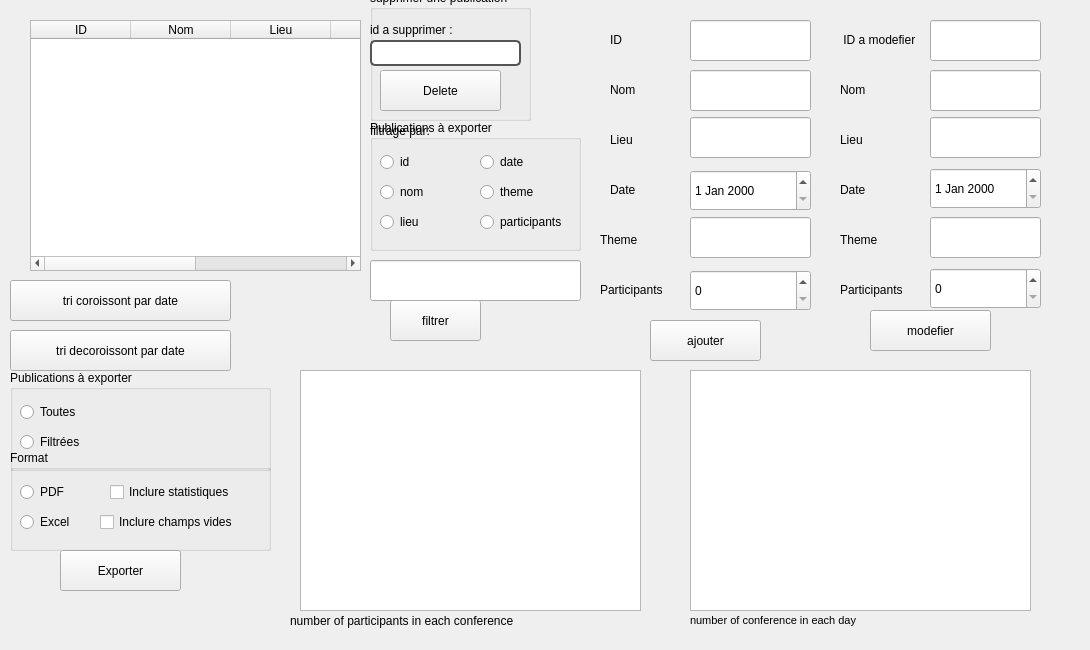
    <widget class="QWidget" name="tab_5">
     <attribute name="title">
      <string>Liste des Conférences</string>
     </attribute>
     <widget class="QGroupBox" name="groupBox_8">
      <property name="geometry">
       <rect>
        <x>370</x>
        <y>-10</y>
        <width>161</width>
        <height>131</height>
       </rect>
      </property>
      <property name="title">
       <string>supprimer une publication</string>
      </property>
      <widget class="QLineEdit" name="lineEdit_8">
       <property name="geometry">
        <rect>
         <x>0</x>
         <y>50</y>
         <width>151</width>
         <height>26</height>
        </rect>
       </property>
       <property name="styleSheet">
        <string notr="true">QLineEdit {
    color: black;
    background-color: white;
    border: 2px solid #555;
    border-radius: 5px;
    padding: 5px;
    font-size: 14px;
}

</string>
       </property>
       <property name="text">
        <string/>
       </property>
       <property name="dragEnabled">
        <bool>false</bool>
       </property>
      </widget>
      <widget class="QPushButton" name="pushButton_8">
       <property name="geometry">
        <rect>
         <x>10</x>
         <y>80</y>
         <width>121</width>
         <height>41</height>
        </rect>
       </property>
       <property name="text">
        <string>Delete</string>
       </property>
      </widget>
      <widget class="QLabel" name="label_21">
       <property name="geometry">
        <rect>
         <x>0</x>
         <y>30</y>
         <width>291</width>
         <height>20</height>
        </rect>
       </property>
       <property name="text">
        <string>id a supprimer :</string>
       </property>
      </widget>
     </widget>
     <widget class="QTableWidget" name="tableWidget_7">
      <property name="geometry">
       <rect>
        <x>30</x>
        <y>20</y>
        <width>331</width>
        <height>251</height>
       </rect>
      </property>
      <property name="rowCount">
       <number>0</number>
      </property>
      <property name="columnCount">
       <number>6</number>
      </property>
      <column>
       <property name="text">
        <string>ID</string>
       </property>
      </column>
      <column>
       <property name="text">
        <string>Nom</string>
       </property>
      </column>
      <column>
       <property name="text">
        <string>Lieu</string>
       </property>
      </column>
      <column>
       <property name="text">
        <string>Date</string>
       </property>
      </column>
      <column>
       <property name="text">
        <string>Theme</string>
       </property>
      </column>
      <column>
       <property name="text">
        <string>Participants</string>
       </property>
      </column>
     </widget>
     <widget class="QPushButton" name="pushButton_17">
      <property name="geometry">
       <rect>
        <x>10</x>
        <y>330</y>
        <width>221</width>
        <height>41</height>
       </rect>
      </property>
      <property name="whatsThis">
       <string>&lt;html&gt;&lt;head/&gt;&lt;body&gt;&lt;p&gt;&lt;span style=&quot; font-size:6pt; font-weight:400;&quot;&gt;kkk&lt;/span&gt;&lt;/p&gt;&lt;/body&gt;&lt;/html&gt;</string>
      </property>
      <property name="text">
       <string>tri decoroissont par date</string>
      </property>
     </widget>
     <widget class="QPushButton" name="pushButton_18">
      <property name="geometry">
       <rect>
        <x>10</x>
        <y>280</y>
        <width>221</width>
        <height>41</height>
       </rect>
      </property>
      <property name="text">
       <string>tri coroissont par date</string>
      </property>
     </widget>
     <widget class="QGroupBox" name="groupBox_5">
      <property name="geometry">
       <rect>
        <x>10</x>
        <y>370</y>
        <width>261</width>
        <height>101</height>
       </rect>
      </property>
      <property name="title">
       <string>Publications à exporter</string>
      </property>
      <widget class="QRadioButton" name="radioButton_9">
       <property name="geometry">
        <rect>
         <x>10</x>
         <y>30</y>
         <width>110</width>
         <height>24</height>
        </rect>
       </property>
       <property name="text">
        <string>Toutes</string>
       </property>
      </widget>
      <widget class="QRadioButton" name="radioButton_10">
       <property name="geometry">
        <rect>
         <x>10</x>
         <y>60</y>
         <width>110</width>
         <height>24</height>
        </rect>
       </property>
       <property name="text">
        <string>Filtrées</string>
       </property>
      </widget>
     </widget>
     <widget class="QGroupBox" name="groupBox_12">
      <property name="geometry">
       <rect>
        <x>10</x>
        <y>450</y>
        <width>261</width>
        <height>101</height>
       </rect>
      </property>
      <property name="title">
       <string>Format</string>
      </property>
      <widget class="QRadioButton" name="radioButton_11">
       <property name="geometry">
        <rect>
         <x>10</x>
         <y>30</y>
         <width>110</width>
         <height>24</height>
        </rect>
       </property>
       <property name="text">
        <string>PDF</string>
       </property>
      </widget>
      <widget class="QRadioButton" name="radioButton_12">
       <property name="geometry">
        <rect>
         <x>10</x>
         <y>60</y>
         <width>110</width>
         <height>24</height>
        </rect>
       </property>
       <property name="text">
        <string>Excel</string>
       </property>
      </widget>
      <widget class="QCheckBox" name="checkBox_5">
       <property name="geometry">
        <rect>
         <x>100</x>
         <y>30</y>
         <width>151</width>
         <height>24</height>
        </rect>
       </property>
       <property name="text">
        <string>Inclure statistiques</string>
       </property>
      </widget>
      <widget class="QCheckBox" name="checkBox_6">
       <property name="geometry">
        <rect>
         <x>90</x>
         <y>60</y>
         <width>171</width>
         <height>24</height>
        </rect>
       </property>
       <property name="text">
        <string>Inclure champs vides</string>
       </property>
      </widget>
     </widget>
     <widget class="QPushButton" name="pushButton_5">
      <property name="geometry">
       <rect>
        <x>60</x>
        <y>550</y>
        <width>121</width>
        <height>41</height>
       </rect>
      </property>
      <property name="text">
       <string>Exporter</string>
      </property>
     </widget>
     <widget class="QGroupBox" name="groupBox_7">
      <property name="geometry">
       <rect>
        <x>370</x>
        <y>120</y>
        <width>211</width>
        <height>131</height>
       </rect>
      </property>
      <property name="title">
       <string>Publications à exporter</string>
      </property>
      <widget class="QRadioButton" name="radioButton_16">
       <property name="geometry">
        <rect>
         <x>10</x>
         <y>30</y>
         <width>110</width>
         <height>24</height>
        </rect>
       </property>
       <property name="text">
        <string>id</string>
       </property>
      </widget>
      <widget class="QRadioButton" name="radioButton_17">
       <property name="geometry">
        <rect>
         <x>10</x>
         <y>60</y>
         <width>110</width>
         <height>24</height>
        </rect>
       </property>
       <property name="text">
        <string>nom</string>
       </property>
      </widget>
      <widget class="QRadioButton" name="radioButton_18">
       <property name="geometry">
        <rect>
         <x>10</x>
         <y>90</y>
         <width>110</width>
         <height>24</height>
        </rect>
       </property>
       <property name="text">
        <string>lieu</string>
       </property>
      </widget>
      <widget class="QLabel" name="label_6">
       <property name="geometry">
        <rect>
         <x>0</x>
         <y>-10</y>
         <width>241</width>
         <height>41</height>
        </rect>
       </property>
       <property name="text">
        <string>filtrage par:</string>
       </property>
      </widget>
      <widget class="QRadioButton" name="radioButton_19">
       <property name="geometry">
        <rect>
         <x>110</x>
         <y>30</y>
         <width>110</width>
         <height>24</height>
        </rect>
       </property>
       <property name="text">
        <string>date</string>
       </property>
      </widget>
      <widget class="QRadioButton" name="radioButton_20">
       <property name="geometry">
        <rect>
         <x>110</x>
         <y>60</y>
         <width>110</width>
         <height>24</height>
        </rect>
       </property>
       <property name="text">
        <string>theme</string>
       </property>
      </widget>
      <widget class="QRadioButton" name="radioButton_21">
       <property name="geometry">
        <rect>
         <x>110</x>
         <y>90</y>
         <width>110</width>
         <height>24</height>
        </rect>
       </property>
       <property name="text">
        <string>participants</string>
       </property>
      </widget>
     </widget>
     <widget class="QLineEdit" name="lineEdit_2">
      <property name="geometry">
       <rect>
        <x>370</x>
        <y>260</y>
        <width>211</width>
        <height>41</height>
       </rect>
      </property>
     </widget>
     <widget class="QPushButton" name="pushButton_21">
      <property name="geometry">
       <rect>
        <x>390</x>
        <y>300</y>
        <width>91</width>
        <height>41</height>
       </rect>
      </property>
      <property name="text">
       <string>filtrer</string>
      </property>
     </widget>
     <widget class="QLabel" name="label_44">
      <property name="geometry">
       <rect>
        <x>610</x>
        <y>180</y>
        <width>63</width>
        <height>20</height>
       </rect>
      </property>
      <property name="text">
       <string>Date</string>
      </property>
     </widget>
     <widget class="QLineEdit" name="lineEdit_24">
      <property name="geometry">
       <rect>
        <x>690</x>
        <y>117</y>
        <width>121</width>
        <height>41</height>
       </rect>
      </property>
     </widget>
     <widget class="QLabel" name="label_45">
      <property name="geometry">
       <rect>
        <x>610</x>
        <y>80</y>
        <width>63</width>
        <height>20</height>
       </rect>
      </property>
      <property name="text">
       <string>Nom</string>
      </property>
     </widget>
     <widget class="QLabel" name="label_46">
      <property name="geometry">
       <rect>
        <x>610</x>
        <y>30</y>
        <width>63</width>
        <height>20</height>
       </rect>
      </property>
      <property name="styleSheet">
       <string notr="true"/>
      </property>
      <property name="text">
       <string>ID</string>
      </property>
     </widget>
     <widget class="QSpinBox" name="spinBox_3">
      <property name="geometry">
       <rect>
        <x>690</x>
        <y>270</y>
        <width>121</width>
        <height>41</height>
       </rect>
      </property>
     </widget>
     <widget class="QLabel" name="label_47">
      <property name="geometry">
       <rect>
        <x>600</x>
        <y>230</y>
        <width>63</width>
        <height>20</height>
       </rect>
      </property>
      <property name="text">
       <string>Theme</string>
      </property>
     </widget>
     <widget class="QLabel" name="label_48">
      <property name="geometry">
       <rect>
        <x>610</x>
        <y>130</y>
        <width>63</width>
        <height>20</height>
       </rect>
      </property>
      <property name="text">
       <string>Lieu</string>
      </property>
     </widget>
     <widget class="QLabel" name="label_49">
      <property name="geometry">
       <rect>
        <x>600</x>
        <y>280</y>
        <width>63</width>
        <height>20</height>
       </rect>
      </property>
      <property name="text">
       <string>Participants</string>
      </property>
     </widget>
     <widget class="QLineEdit" name="lineEdit_25">
      <property name="geometry">
       <rect>
        <x>690</x>
        <y>217</y>
        <width>121</width>
        <height>41</height>
       </rect>
      </property>
     </widget>
     <widget class="QLineEdit" name="lineEdit_26">
      <property name="geometry">
       <rect>
        <x>690</x>
        <y>20</y>
        <width>121</width>
        <height>41</height>
       </rect>
      </property>
      <property name="text">
       <string/>
      </property>
     </widget>
     <widget class="QDateEdit" name="dateEdit_6">
      <property name="geometry">
       <rect>
        <x>690</x>
        <y>170</y>
        <width>121</width>
        <height>41</height>
       </rect>
      </property>
     </widget>
     <widget class="QLineEdit" name="lineEdit_27">
      <property name="geometry">
       <rect>
        <x>690</x>
        <y>70</y>
        <width>121</width>
        <height>41</height>
       </rect>
      </property>
     </widget>
     <widget class="QPushButton" name="pushButton_26">
      <property name="geometry">
       <rect>
        <x>650</x>
        <y>320</y>
        <width>111</width>
        <height>41</height>
       </rect>
      </property>
      <property name="text">
       <string>ajouter</string>
      </property>
     </widget>
     <widget class="QLabel" name="label_17">
      <property name="geometry">
       <rect>
        <x>840</x>
        <y>180</y>
        <width>63</width>
        <height>20</height>
       </rect>
      </property>
      <property name="text">
       <string>Date</string>
      </property>
     </widget>
     <widget class="QLabel" name="label_23">
      <property name="geometry">
       <rect>
        <x>840</x>
        <y>80</y>
        <width>63</width>
        <height>20</height>
       </rect>
      </property>
      <property name="text">
       <string>Nom</string>
      </property>
     </widget>
     <widget class="QLineEdit" name="lineEdit_28">
      <property name="geometry">
       <rect>
        <x>930</x>
        <y>70</y>
        <width>111</width>
        <height>41</height>
       </rect>
      </property>
     </widget>
     <widget class="QLineEdit" name="lineEdit_29">
      <property name="geometry">
       <rect>
        <x>930</x>
        <y>117</y>
        <width>111</width>
        <height>41</height>
       </rect>
      </property>
     </widget>
     <widget class="QLineEdit" name="lineEdit_30">
      <property name="geometry">
       <rect>
        <x>930</x>
        <y>217</y>
        <width>111</width>
        <height>41</height>
       </rect>
      </property>
     </widget>
     <widget class="QLineEdit" name="lineEdit_31">
      <property name="geometry">
       <rect>
        <x>930</x>
        <y>20</y>
        <width>111</width>
        <height>41</height>
       </rect>
      </property>
     </widget>
     <widget class="QDateEdit" name="dateEdit_4">
      <property name="geometry">
       <rect>
        <x>930</x>
        <y>168</y>
        <width>111</width>
        <height>41</height>
       </rect>
      </property>
     </widget>
     <widget class="QLabel" name="label_26">
      <property name="geometry">
       <rect>
        <x>840</x>
        <y>230</y>
        <width>63</width>
        <height>20</height>
       </rect>
      </property>
      <property name="text">
       <string>Theme</string>
      </property>
     </widget>
     <widget class="QLabel" name="label_27">
      <property name="geometry">
       <rect>
        <x>840</x>
        <y>30</y>
        <width>91</width>
        <height>20</height>
       </rect>
      </property>
      <property name="text">
       <string> ID a modefier</string>
      </property>
     </widget>
     <widget class="QLabel" name="label_28">
      <property name="geometry">
       <rect>
        <x>840</x>
        <y>280</y>
        <width>63</width>
        <height>20</height>
       </rect>
      </property>
      <property name="text">
       <string>Participants</string>
      </property>
     </widget>
     <widget class="QLabel" name="label_29">
      <property name="geometry">
       <rect>
        <x>840</x>
        <y>130</y>
        <width>63</width>
        <height>20</height>
       </rect>
      </property>
      <property name="text">
       <string>Lieu</string>
      </property>
     </widget>
     <widget class="QSpinBox" name="spinBox_4">
      <property name="geometry">
       <rect>
        <x>930</x>
        <y>268</y>
        <width>111</width>
        <height>41</height>
       </rect>
      </property>
     </widget>
     <widget class="QPushButton" name="pushButton_27">
      <property name="geometry">
       <rect>
        <x>870</x>
        <y>310</y>
        <width>121</width>
        <height>41</height>
       </rect>
      </property>
      <property name="text">
       <string>modefier</string>
      </property>
     </widget>
     <widget class="QGraphicsView" name="graphicsView1">
      <property name="geometry">
       <rect>
        <x>300</x>
        <y>370</y>
        <width>341</width>
        <height>241</height>
       </rect>
      </property>
     </widget>
     <widget class="QGraphicsView" name="graphicsView1_2">
      <property name="geometry">
       <rect>
        <x>690</x>
        <y>370</y>
        <width>341</width>
        <height>241</height>
       </rect>
      </property>
     </widget>
     <widget class="QLabel" name="label_8">
      <property name="geometry">
       <rect>
        <x>290</x>
        <y>600</y>
        <width>391</width>
        <height>41</height>
       </rect>
      </property>
      <property name="text">
       <string>number of participants in each conference</string>
      </property>
     </widget>
     <widget class="QLabel" name="label_9">
      <property name="geometry">
       <rect>
        <x>690</x>
        <y>600</y>
        <width>391</width>
        <height>41</height>
       </rect>
      </property>
      <property name="text">
       <string>&lt;html&gt;&lt;head/&gt;&lt;body&gt;&lt;p&gt;&lt;span style=&quot; font-size:8pt; font-weight:400;&quot;&gt;number of conference in each day&lt;/span&gt;&lt;/p&gt;&lt;/body&gt;&lt;/html&gt;</string>
      </property>
     </widget>
    </widget>
